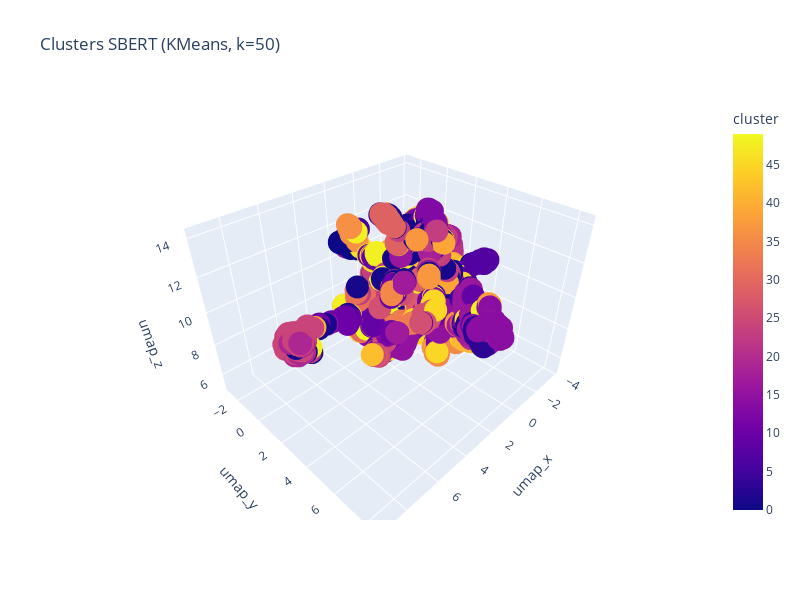

The notebook cell saved with this chart:
### Markdown cell above
To access to the class definitions, please see : [here](src\models\similarity_analysis.py)

### Code cell
# 1.Clustering
cluster_model = CaptionClustering(model_name='all-MiniLM-L6-v2', n_clusters=50, normalize=True)

cluster_labels, embeddings = cluster_model.cluster_captions(df)
df_clusters = cluster_model.UMAP_reduction(df, umap_n_components=3, umap_n_neighbors=15, umap_min_dist=0.1, umap_metric='cosine')

# 2 Analysis of similarity of captions within each clusters to see if the clustering with kNN is working or assigning not good clusters
sim_results = cluster_model.evaluate_intra_cluster_similarity(df, plot=False)

# 3 Analysis of humour score correlation within a similarity cluster
humor_analysis = SimilarHumorAnalysis(model_name='all-MiniLM-L6-v2')
corr_results = humor_analysis.scores_correlation_by_cluster(df_clusters, humor_col='mean')
print(corr_results.sort_values('spearman', ascending=False).head())

### Figure 1 — Plotly figure (JSON) as saved in the notebook; plotly's stock layout.template omitted (floating-point values rounded to 4 significant figures; data arrays with more than 128 entries replaced by an {"elided": "..."} marker saying what was removed)
{"data": [{"hovertemplate": "umap_x=%{x}<br>umap_y=%{y}<br>umap_z=%{z}<br>cluster=%{marker.color}<extra></extra>", "legendgroup": "", "marker": {"color": {"elided": "6090 int values"}, "coloraxis": "coloraxis", "symbol": "circle"}, "mode": "markers", "name": "", "scene": "scene", "showlegend": false, "type": "scatter3d", "x": {"elided": "6090 float values"}, "y": {"elided": "6090 float values"}, "z": {"elided": "6090 float values"}}], "layout": {"coloraxis": {"colorbar": {"title": {"text": "cluster"}}, "colorscale": [[0, "#0d0887"], [0.1111, "#46039f"], [0.2222, "#7201a8"], [0.3333, "#9c179e"], [0.4444, "#bd3786"], [0.5556, "#d8576b"], [0.6667, "#ed7953"], [0.7778, "#fb9f3a"], [0.8889, "#fdca26"], [1, "#f0f921"]]}, "height": 600, "legend": {"tracegroupgap": 0}, "scene": {"domain": {"x": [0, 1], "y": [0, 1]}, "xaxis": {"title": {"text": "umap_x"}}, "yaxis": {"title": {"text": "umap_y"}}, "zaxis": {"title": {"text": "umap_z"}}}, "title": {"text": "Clusters SBERT (KMeans, k=50)"}, "width": 800}}
